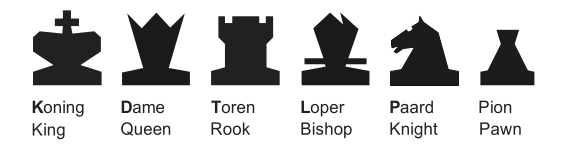
#> input picture data/template.png, 570 x 145 px
$ python generate_piece_sprite.py
#> lines starting #> are read from the running program, lines starting #| are printed output that depends on the picture; after the words box and inside, x2 and y2 are one past the last pixel; in counts of white or black regions, pixels touching at a corner belong together
"""Build a cm-chessboard SVG sprite from Ignace's piece template.

The source at data/template.png is a strip of six black silhouettes
(King, Queen, Rook, Bishop, Knight, Pawn — in that order, labelled in
Dutch below each glyph). This script extracts each glyph's outline
with OpenCV, normalises it into a 40×40 viewBox that cm-chessboard
expects, and emits a sprite file with twelve `<g id="wk">`-style
groups (both colours for each piece).

White pieces use the same shape with a white fill and a black stroke;
black pieces use a solid black fill. That keeps Ignace's silhouette
recognisable at both colours without redrawing the glyphs by hand.

Output: public/pieces/ignace.svg
"""
from __future__ import annotations

from pathlib import Path

import cv2
import numpy as np

ROOT = Path(__file__).resolve().parent.parent
TEMPLATE = ROOT / "data" / "template.png"
OUTPUT = ROOT / "public" / "pieces" / "ignace.svg"

# The order in which the six silhouettes appear in data/template.png,
# using cm-chessboard's single-letter piece codes.
PIECE_ORDER = ["k", "q", "r", "b", "n", "p"]

# cm-chessboard's pieces live in a 40×40 viewBox; the default staunty
# sprite uses the same. Centre each glyph in that box.
VIEW = 40
MARGIN = 2.0  # reserve a couple of user units around the glyph


def extract_piece_contours(template_path: Path) -> list[list[np.ndarray]]:
    """Return per-piece contours in the order Ignace drew them (left→right).

    The template has each piece drawn in a separate horizontal region
    plus a text label below. We ignore contours sitting below the
    tallest glyph (= the text labels) and cluster the remaining
    contours by x-centroid to handle multi-contour pieces (e.g. the
    king's cross separating from its body).
    """
    bgr = cv2.imread(str(template_path))
#> bgr is the input picture: shape (145, 570, 3); min 18, max 255, mean 200.9
    if bgr is None:
        raise FileNotFoundError(template_path)
    gray = cv2.cvtColor(bgr, cv2.COLOR_BGR2GRAY)
    _, thresh = cv2.threshold(gray, 200, 255, cv2.THRESH_BINARY_INV)
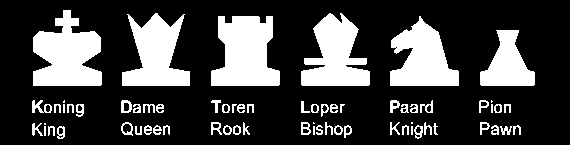
#> thresh: shape (145, 570); 25.5% white; 67 white regions (9 under 20 px)
    contours, hierarchy = cv2.findContours(
        thresh, cv2.RETR_EXTERNAL, cv2.CHAIN_APPROX_SIMPLE
    )
#> contours = 67 contours, 15 with area under 20; largest, box (x1, y1, x2, y2) and area: (211, 16, 280, 86) 3478, (33, 10, 102, 86) 3400, (301, 13, 370, 86) 2989, (122, 13, 190, 86) 2905, (390, 16, 459, 86) 2850

    # Sort by x position so we walk pieces left-to-right.
    contours = sorted(contours, key=lambda c: cv2.boundingRect(c)[0])

    # Separate glyph contours from text-label contours by height: glyphs
    # are the tall shapes near the top of the template.
    heights = [cv2.boundingRect(c)[3] for c in contours]
#> heights = 67 values, max 76 at index 2, min 2 at index 4, mean 15.43
    max_h = max(heights)
#> max_h = 76
    glyph_threshold = max_h * 0.4
#> glyph_threshold = 30.4
    glyphs = [c for c in contours if cv2.boundingRect(c)[3] >= glyph_threshold]
#> glyphs = 6 contours; box (x1, y1, x2, y2) and area: (211, 16, 280, 86) 3478, (33, 10, 102, 86) 3400, (301, 13, 370, 86) 2989, (122, 13, 190, 86) 2905, (390, 16, 459, 86) 2850, (480, 30, 535, 86) 1746

    # The first 6 tall contours are the piece silhouettes themselves. If
    # the king's cross separated from its body, it may already have been
    # pruned by the 0.4-height filter; otherwise we take just the
    # leftmost 6 tall contours.
    if len(glyphs) < len(PIECE_ORDER):
        raise RuntimeError(
            f"expected ≥{len(PIECE_ORDER)} piece contours, got {len(glyphs)}"
        )
    return [[c] for c in glyphs[: len(PIECE_ORDER)]]


def contour_to_svg_path(contours: list[np.ndarray], bbox: tuple[int, int, int, int]) -> str:
    """Convert a contour list into an SVG path string normalised to VIEW×VIEW."""
    x0, y0, w, h = bbox
    scale = (VIEW - 2 * MARGIN) / max(w, h)
    # Centre within the view box.
    off_x = MARGIN + (VIEW - 2 * MARGIN - w * scale) / 2
    off_y = MARGIN + (VIEW - 2 * MARGIN - h * scale) / 2
    out: list[str] = []
    for contour in contours:
        pts = contour.reshape(-1, 2)
        if len(pts) == 0:
            continue
        first = True
        for px, py in pts:
            sx = (px - x0) * scale + off_x
            sy = (py - y0) * scale + off_y
            out.append(("M" if first else "L") + f"{sx:.2f},{sy:.2f}")
            first = False
        out.append("Z")
    return " ".join(out)


def build_sprite(paths: dict[str, str]) -> str:
    """Assemble the twelve piece groups into one cm-chessboard sprite.

    White pieces: flat cream fill, no outline (matches the book cover's
    outline-less silhouettes). Black pieces: solid dark fill, as drawn.
    """
    chunks: list[str] = [
        '<?xml version="1.0" encoding="UTF-8" standalone="no"?>',
        '<svg xmlns="http://www.w3.org/2000/svg" '
        f'width="{VIEW * 6}" height="{VIEW * 2}" '
        f'viewBox="0 0 {VIEW * 6} {VIEW * 2}">',
        "<defs>",
    ]
    for piece, d in paths.items():
        # Black pieces: silhouette as drawn.
        chunks.append(
            f'<g id="b{piece}"><path d="{d}" fill="#1a1a1a" /></g>'
        )
        # White pieces: same silhouette, flat cream fill, no outline.
        chunks.append(
            f'<g id="w{piece}"><path d="{d}" fill="#fbf4e6" /></g>'
        )
    chunks.append("</defs>")
    chunks.append("</svg>")
    return "\n".join(chunks)


def main() -> None:
    grouped = extract_piece_contours(TEMPLATE)
#> grouped = 6 items
    paths: dict[str, str] = {}
    for piece, contours in zip(PIECE_ORDER, grouped):
        # Bounding box is derived from the single tall contour per piece.
        x, y, w, h = cv2.boundingRect(contours[0])
        paths[piece] = contour_to_svg_path(contours, (x, y, w, h))
#> this loop made 6 passes
#> (piece, x, y, x0 in contour_to_svg_path, y0 in contour_to_svg_path, scale in contour_to_svg_path) on passes 1 to 6: ('k', 33, 10, 33, 10, 0.474), ('q', 122, 13, 122, 13, 0.493), ('r', 211, 16, 211, 16, 0.514), ('b', 301, 13, 301, 13, 0.493), ('n', 390, 16, 390, 16, 0.514), ('p', 480, 30, 480, 30, 0.643)
#> after the loop, paths = 6 items
    svg = build_sprite(paths)
#> the loop in build_sprite, `for piece, d in paths.items():` made 6 passes
#> after the loop in build_sprite, `for piece, d in paths.items():`: chunks = 15 items
    OUTPUT.parent.mkdir(parents=True, exist_ok=True)
    OUTPUT.write_text(svg, encoding="utf-8")
    print(f"wrote {OUTPUT} ({len(svg)} bytes, {len(paths)} pieces × 2 colours)")
#| wrote public/pieces/ignace.svg (13210 bytes, 6 pieces × 2 colours)


if __name__ == "__main__":
    main()
